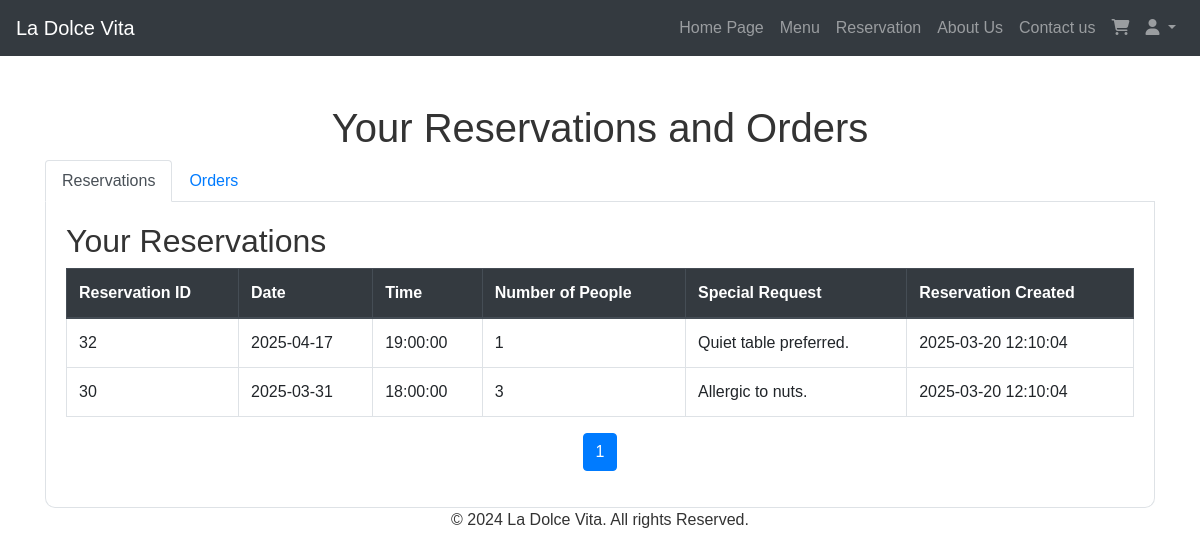
Page /index.php?page=orders_and_reservations (signed in) on the committed database.
### tables this page shows
CREATE TABLE IF NOT EXISTS `reservations` (
  `ReservationID` int NOT NULL AUTO_INCREMENT,
  `CustomerName` varchar(255) NOT NULL,
  `CustomerEmail` varchar(255) NOT NULL,
  `CustomerPhone` varchar(255) NOT NULL,
  `ReservationDate` date NOT NULL,
  `ReservationTime` time NOT NULL,
  `NumberOfPeople` int NOT NULL,
  `SpecialRequest` text,
  `CreatedAt` timestamp NULL DEFAULT CURRENT_TIMESTAMP,
  PRIMARY KEY (`ReservationID`)
);

### src/controller/myordersandreservations.php (the view, shortened to what this page needs)
<?php
require_once __DIR__ . '/../../config/config.php';
$username = $_SESSION['username'];
$rpage = isset($_GET['rpage']) ? (int)$_GET['rpage'] : 1;
$res_limit = 5;
$res_offset = ($rpage - 1) * $res_limit;
$sql_count_res = "SELECT COUNT(*) AS total FROM reservations WHERE CustomerEmail = (SELECT Email FROM accounts WHERE Username = ?)";
$stmt_count_res = mysqli_prepare($mysqli, $sql_count_res);
mysqli_stmt_bind_param($stmt_count_res, "s", $username);
mysqli_stmt_execute($stmt_count_res);
$result_count_res = mysqli_stmt_get_result($stmt_count_res);
$count_row = mysqli_fetch_assoc($result_count_res);
$total_reservations = $count_row['total'];
$total_res_pages = ceil($total_reservations / $res_limit);
$sql_reservations = "SELECT * FROM reservations WHERE CustomerEmail = (SELECT Email FROM accounts WHERE Username = ?) LIMIT ? OFFSET ?";
$stmt_res = mysqli_prepare($mysqli, $sql_reservations);
mysqli_stmt_bind_param($stmt_res, "sii", $username, $res_limit, $res_offset);
mysqli_stmt_execute($stmt_res);
$result_reservations = mysqli_stmt_get_result($stmt_res);
?>
<!DOCTYPE html>
<html lang="en">
<head>
    <link rel="stylesheet" href="https://cdnjs.cloudflare.com/ajax/libs/font-awesome/5.15.4/css/all.min.css">
    <link rel="stylesheet" href="https://stackpath.bootstrapcdn.com/bootstrap/4.5.2/css/bootstrap.min.css">
    <link rel="stylesheet" href="/assets/css/styles.css">
</head>
<body>
    <?php require_once realpath(__DIR__ . '/../views/header.php'); ?>
    <div class="container mt-5 ">
        <h1 class="text-center">Your Reservations and Orders</h1>
        <ul class="nav nav-tabs" id="myTab" role="tablist">
            <li class="nav-item">
                <a class="nav-link active" id="reservations-tab" data-toggle="tab" href="#reservations" role="tab" aria-controls="reservations" aria-selected="true">Reservations</a>
            </li>
            <li class="nav-item">
                <a class="nav-link" id="orders-tab" data-toggle="tab" href="#orders" role="tab" aria-controls="orders" aria-selected="false">Orders</a>
            </li>
        </ul>
        <div class="tab-content" id="myTabContent">
            <div class="tab-pane fade show active table-responsive" id="reservations" role="tabpanel" aria-labelledby="reservations-tab">
                <h2>Your Reservations</h2>
                <table class="table table-hover table-bordered">
                    <thead class="thead-dark">
                        <tr>
                            <th>Reservation ID</th>
                            <th>Date</th>
                            <th>Time</th>
                            <th>Number of People</th>
                            <th>Special Request</th>
                            <th>Reservation Created</th>
                        </tr>
                    </thead>
                    <tbody>
                        <?php if (mysqli_num_rows($result_reservations) > 0): ?>
                            <?php while ($row = mysqli_fetch_assoc($result_reservations)): ?>
                                <tr>
                                    <td><?= htmlspecialchars($row['ReservationID']) ?></td>
                                    <td><?= htmlspecialchars($row['ReservationDate']) ?></td>
                                    <td><?= htmlspecialchars($row['ReservationTime']) ?></td>
                                    <td><?= htmlspecialchars($row['NumberOfPeople']) ?></td>
                                    <td><?= htmlspecialchars($row['SpecialRequest']) ?></td>
                                    <td><?= htmlspecialchars($row['CreatedAt']) ?></td>
                                </tr>
                            <?php endwhile; ?>
                        <?php else: ?>
                            <tr>
                                <td colspan="6" class="text-center">No reservations found.</td>
                            </tr>
                        <?php endif; ?>
                    </tbody>
                </table>
                <nav aria-label="Reservations Pagination">
                    <ul class="pagination justify-content-center">
                        <?php for($i = 1; $i <= $total_res_pages; $i++): ?>
                            <li class="page-item <?= ($i == $rpage) ? 'active' : '' ?>">
                                <a class="page-link" href="?rpage=<?= $i ?><?= isset($_GET['opage']) ? '&opage=' . $_GET['opage'] : '' ?>#reservations"><?= $i ?></a>
                            </li>
                        <?php endfor; ?>
                    </ul>
                </nav>
            </div>
        </div>
    </div>
    <footer class="footer">
        <div class="container text-center">
            <p>&copy; 2024 La Dolce Vita. All rights Reserved. </p>
        </div>
    </footer>
</body>
</html>

### assets/css/styles.css (style rules this page uses)
* { margin: 0; padding: 0; box-sizing: border-box; }
body { font-family: 'Arial', sans-serif; color: #333; }

### src/controller/myordersandreservations.php (style rules this page uses)
.tab-content { padding: 20px; background-color: #fff; border: 1px solid #dee2e6; border-top: none; border-radius: 0 0 10px 10px; }

### rows in the picture
reservations: ReservationID "32", ReservationDate "2025-04-17", ReservationTime "19:00:00", NumberOfPeople "1", SpecialRequest "Quiet table preferred.", CreatedAt "2025-03-20 12:10:04"
reservations: ReservationID "30", ReservationDate "2025-03-31", ReservationTime "18:00:00", NumberOfPeople "3", SpecialRequest "Allergic to nuts.", CreatedAt "2025-03-20 12:10:04"
